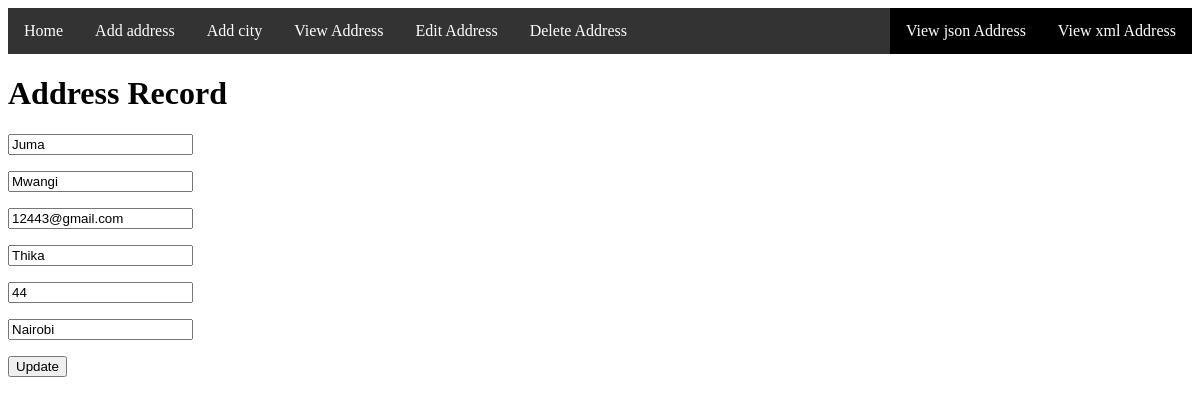
The page /edit.php?id=31 on the database its author committed.
### tables this page shows
CREATE TABLE `addresses` (
  `id` int(6) NOT NULL,
  `firstname` varchar(255) NOT NULL,
  `lastname` varchar(255) NOT NULL,
  `email` varchar(255) NOT NULL,
  `street` varchar(255) NOT NULL,
  `zip_code` varchar(255) NOT NULL,
  `city` varchar(255) NOT NULL,
  `created` datetime NOT NULL DEFAULT current_timestamp()
);

### edit.php (the view, shortened to what this page needs)
<?php
require('config.php');
$id = $_REQUEST['id'];
$sql="SELECT * FROM addresses WHERE id='".$id."'";
$result=mysqli_query($conn, $sql) OR die(mysqli_error());
$row=mysqli_fetch_assoc($result);
?>
<!DOCTYPE html>
<html lang="en">
<head>
</head>
<body>
<div>
        <div class="header">
<ul>
  <li><a target="_self" href="index.php">Home</a></li>
  <li><a target="_self" href="address.php">Add address</a></li>
  <li><a target="_self" href="city.php">Add city</a></li>
  <li><a target="_self" href="view.php">View Address</a></li>
  <li><a target="_self" href="view.php">Edit Address</a></li>
  <li><a  target="_self" href="view.php">Delete Address</a></li>
  <li style="float:right"><a  target="_self" class="active" href="xml.php"> View xml Address</a></li>
  <li style="float:right"><a target="_self" class="active" href="json.php"> View json Address</a></li>
</ul>
        </div>
    <h1>Address Record</h1>
    <?php
    if(isset($_POST['new']) && $_POST['new'] == 1)
    {
        $id=$_REQUEST['id'];
        $firstname=$_REQUEST['firstname'];
        $lastname=$_REQUEST['lastname'];
        $email=$_REQUEST['email'];
        $street=$_REQUEST['street'];
        $zip_code=$_REQUEST['zip_code'];
        $city=$_REQUEST['city'];
        $edit=" update addresses set firstname='".$firstname."', lastname='".$lastname."', email='".$email."', street='".$street."', zip_code='".$zip_code."', city='".$city."' where id='".$id."'";
        mysqli_query($conn, $edit) OR die(mysqli_error());
        $msg=" $firstname Record Edited. <br/><br/><a href='view.php'> View updates</a>";
        echo'<h3 style="color:#112233;">' .$msg. '</h3>';
    }else{
        ?>
        <div>
            <form name="form"action="" method="POST">
            <p><input type="text" name="firstname" placeholder="Enter First Name" required value="<?php echo $row['firstname']; ?>"></p>
            <p><input type="text" name="lastname" placeholder="Enter First Name" required value="<?php echo $row['lastname']; ?>"></p>
            <p><input type="text" name="email" placeholder="Enter First Name" required value="<?php echo $row['email']; ?>"></p>
            <p><input type="text" name="street" placeholder="Enter First Name" required value="<?php echo $row['street']; ?>"></p>
            <p><input type="text" name="zip_code" placeholder="Enter First Name" required value="<?php echo $row['zip_code']; ?>"></p>
            <p><input type="text" name="city" placeholder="Enter First Name" required value="<?php echo $row['city']; ?>"></p>
            <p><input name="submit" type="submit" value="Update" /></p>
            </form>
            <?php } ?>
            <br /><br /><br /><br />
        </div>
</body>
</html>

### edit.php (style rules this page uses)
ul { list-style-type: none; margin: 0; padding: 0; overflow: hidden; background-color: #333; }
li { float: left; }
li a { display: block; color: white; text-align: center; padding: 14px 16px; text-decoration: none; }
.active { background-color: black; }

### rows shown on the page
addresses: firstname "Juma", lastname "Mwangi", email "12443@gmail.com", street "Thika", zip_code "44", city "Nairobi"
